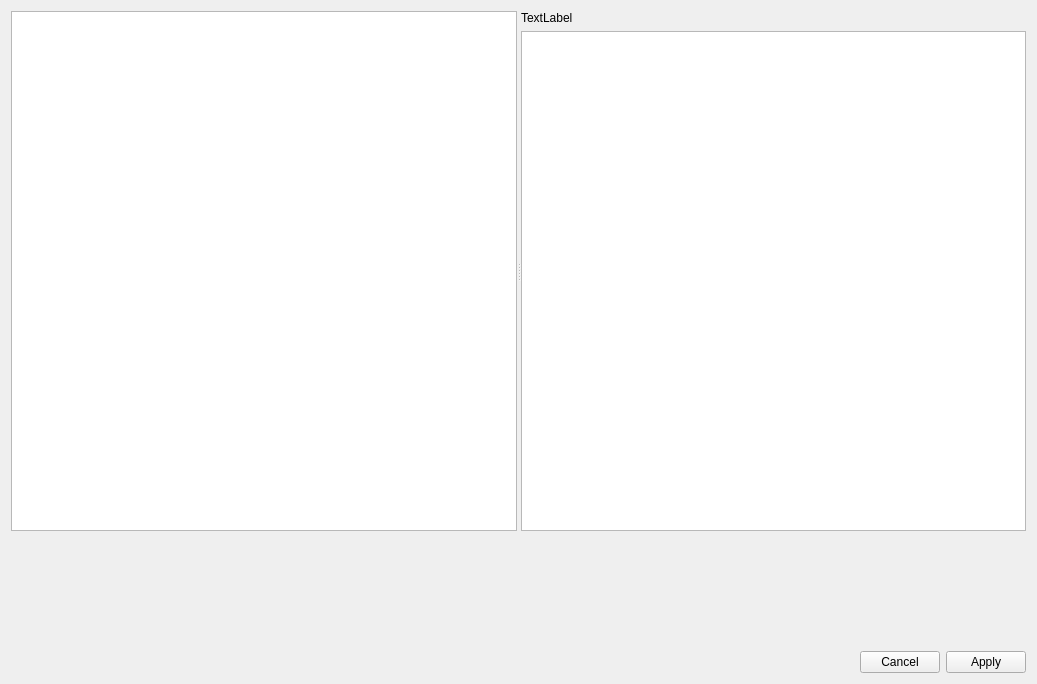
<?xml version="1.0" encoding="UTF-8"?>
<ui version="4.0">
    <class>Modelcheck</class>
    <widget class="QWidget" name="Modelcheck">
        <property name="geometry">
            <rect>
                <x>0</x>
                <y>0</y>
                <width>1037</width>
                <height>684</height>
            </rect>
        </property>
        <property name="windowTitle">
            <string>Form</string>
        </property>
        <layout class="QVBoxLayout" name="verticalLayout">
            <item>
                <widget class="QSplitter" name="splitter">
                    <property name="sizePolicy">
                        <sizepolicy hsizetype="Expanding" vsizetype="Minimum">
                            <horstretch>0</horstretch>
                            <verstretch>1</verstretch>
                        </sizepolicy>
                    </property>
                    <property name="orientation">
                        <enum>Qt::Orientation::Horizontal</enum>
                    </property>
                    <widget class="ObjectTree" name="object_tree">
                        <property name="contextMenuPolicy">
                            <enum>Qt::ContextMenuPolicy::CustomContextMenu</enum>
                        </property>
                        <property name="selectionMode">
                            <enum>QAbstractItemView::SelectionMode::ExtendedSelection</enum>
                        </property>
                    </widget>
                    <widget class="QWidget" name="verticalLayoutWidget">
                        <layout class="QVBoxLayout" name="verticalLayout_2">
                            <item>
                                <widget class="QLabel" name="label_object">
                                    <property name="text">
                                        <string>TextLabel</string>
                                    </property>
                                </widget>
                            </item>
                            <item>
                                <widget class="PsetTree" name="property_set_tree">
                                    <property name="contextMenuPolicy">
                                        <enum>Qt::ContextMenuPolicy::CustomContextMenu</enum>
                                    </property>
                                    <property name="selectionMode">
                                        <enum>QAbstractItemView::SelectionMode::ExtendedSelection</enum>
                                    </property>
                                </widget>
                            </item>
                        </layout>
                    </widget>
                </widget>
            </item>
            <item>
                <widget class="AttributeSelector" name="main_attribute_widget" native="true">
                    <property name="minimumSize">
                        <size>
                            <width>0</width>
                            <height>10</height>
                        </size>
                    </property>
                </widget>
            </item>
            <item>
                <widget class="FileSelector" name="widget_import" native="true">
                    <property name="minimumSize">
                        <size>
                            <width>0</width>
                            <height>30</height>
                        </size>
                    </property>
                </widget>
            </item>
            <item>
                <widget class="FileSelector" name="widget_export" native="true">
                    <property name="minimumSize">
                        <size>
                            <width>0</width>
                            <height>50</height>
                        </size>
                    </property>
                </widget>
            </item>
            <item>
                <widget class="Progressbar" name="widget_progress_bar" native="true"/>
            </item>
            <item>
                <widget class="QDialogButtonBox" name="buttonBox">
                    <property name="standardButtons">
                        <set>QDialogButtonBox::StandardButton::Apply|QDialogButtonBox::StandardButton::Cancel</set>
                    </property>
                    <property name="centerButtons">
                        <bool>false</bool>
                    </property>
                </widget>
            </item>
        </layout>
    </widget>
    <customwidgets>
        <customwidget>
            <class>FileSelector</class>
            <extends>QWidget</extends>
            <header>som_gui.module.util.ui</header>
            <container>1</container>
        </customwidget>
        <customwidget>
            <class>ObjectTree</class>
            <extends>QTreeView</extends>
            <header>som_gui.module.modelcheck_window.ui</header>
        </customwidget>
        <customwidget>
            <class>PsetTree</class>
            <extends>QTreeView</extends>
            <header>som_gui.module.modelcheck_window.ui</header>
        </customwidget>
        <customwidget>
            <class>AttributeSelector</class>
            <extends>QWidget</extends>
            <header>som_gui.module.util.ui</header>
            <container>1</container>
        </customwidget>
        <customwidget>
            <class>Progressbar</class>
            <extends>QWidget</extends>
            <header>som_gui.module.util.ui</header>
            <container>1</container>
        </customwidget>
    </customwidgets>
    <resources/>
    <connections/>
</ui>
